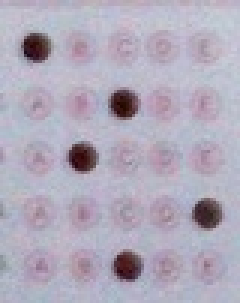
#> input picture TugasTA/lkjsampel.jpg, 80 x 101 px (shown 3 times larger)
$ jupyter execute --allow-errors SobelMetode.ipynb
#> lines starting #> are read from the running program, lines starting #| are printed output that depends on the picture
# Penerapan Metode Sobel untuk penerapan deteksi jawabam LJK

Citra Gambar LJK yang telah di isi

Sampel Percobaan

[cell 1]
# Implementasi Metode Sobel

import numpy as np
import cv2
from matplotlib import pyplot as plt
import copy
import imageio
np.set_printoptions(threshold=np.inf)

img_original = imageio.imread("lkjsampel.jpg")
#> img_original is the input picture: shape (101, 80, 3); mean R, G, B 176.5, 170.3, 186.4
def sobelOperator(img):
    container = np.copy(img)
    size = container.shape
    for i in range(1, size[0] - 1):
        for j in range(1, size[1] - 1):
            gx = (img[i - 1][j - 1] + 2*img[i][j - 1] + img[i + 1][j - 1]) - (img[i - 1][j + 1] + 2*img[i][j + 1] + img[i + 1][j + 1])
            gy = (img[i - 1][j - 1] + 2*img[i - 1][j] + img[i - 1][j + 1]) - (img[i + 1][j - 1] + 2*img[i + 1][j] + img[i + 1][j + 1])


            container[i][j] = min(255, np.sqrt(gx**2 + gy**2))
    return container
    pass

img = cv2.cvtColor(cv2.imread("lkjsampel.jpg"), cv2.COLOR_BGR2GRAY)
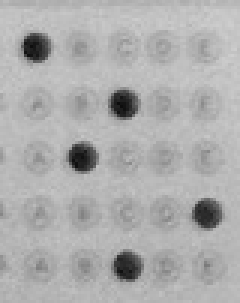
#> img: shape (101, 80) (shown 3 times larger); min 12, max 206, mean 174
img = sobelOperator(img)
#> after the loop in sobelOperator, `for i in range(1, size[0] - 1):`:
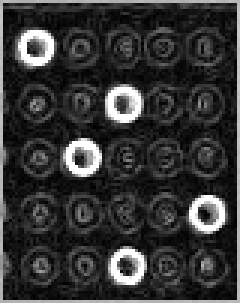
#> container: shape (101, 80) (shown 3 times larger); min 0, max 255, mean 53.2
img_before = copy.deepcopy(img)
img = cv2.cvtColor(img, cv2.COLOR_GRAY2RGB)
#> img: shape (101, 80, 3)

print("Gambar Original")
plt.imshow(img_original)
plt.show()

print("Gambar Setelah diproses")
plt.imshow(img)
plt.show()

[cell 2]
#matrik pada Gambar Original
#print(img_original)

[cell 3]
#Matrix Image Yg sudah diproses
#print(img)

[cell 4]
#img_before = img
jawab = []
for i in range(0, len(img_before)):
    for j in range(0, len(img_before[i])):
        if j == 12 and i == 20:
            #img_before[i,j]=255
            if(img_before[i,j] >= 200 ):
                jawab.append("A")
                print("Nomor 1 Jawaban A")
        if j == 26 and i == 20:
            #img_before[i,j]=255
            if(img_before[i,j] >= 200 ):
                jawab.append("B")
                print("Nomor 1 Jawaban B")
        if j == 41 and i == 20:
            #img_before[i,j]=255
            if(img_before[i,j] >= 200 ):
                jawab.append("C")
                print("Nomor 1 Jawaban C")
        if j == 55 and i == 20:
            #img_before[i,j]=255
            if(img_before[i,j] >= 200 ):
                jawab.append("D")
                print("Nomor 1 Jawaban D")
        if j == 68 and i == 20:
            #img_before[i,j]=255
            if(img_before[i,j] >= 200 ):
                jawab.append("E")
                print("Nomor 1 Jawaban E")


        if j == 12 and i == 38:
            #img_before[i,j]=255
            if(img_before[i,j] >= 200 ):
                jawab.append("A")
                print("Nomor 2 Jawaban A")
        if j == 26 and i == 38:
            #img_before[i,j]=255
            if(img_before[i,j] >= 200 ):
                jawab.append("B")
                print("Nomor 2 Jawaban B")
        if j == 41 and i == 38:
            #img_before[i,j]=255
            if(img_before[i,j] >= 200 ):
                jawab.append("C")
                print("Nomor 2 Jawaban C")
        if j == 55 and i == 38:
            #img_before[i,j]=255
            if(img_before[i,j] >= 200 ):
                jawab.append("D")
                print("Nomor 2 Jawaban D")
        if j == 68 and i == 38:
            #img_before[i,j]=255
            if(img_before[i,j] >= 200 ):
                jawab.append("E")
                print("Nomor 2 Jawaban E")


        if j == 12 and i == 56:
            #img_before[i,j]=255
            if(img_before[i,j] >= 200 ):
                jawab.append("A")
                print("Nomor 3 Jawaban A")
        if j == 26 and i == 56:
            #img_before[i,j]=255
            if(img_before[i,j] >= 200 ):
                jawab.append("B")
                print("Nomor 3 Jawaban B")
        if j == 41 and i == 56:
            #img_before[i,j]=255
            if(img_before[i,j] >= 200 ):
                jawab.append("C")
                print("Nomor 3 Jawaban C")
        if j == 55 and i == 56:
            #img_before[i,j]=255
            if(img_before[i,j] >= 200 ):
                jawab.append("D")
                print("Nomor 3 Jawaban D")
        if j == 68 and i == 56:
            #img_before[i,j]=255
            if(img_before[i,j] >= 200 ):
                jawab.append("E")
                print("Nomor 3 Jawaban E")


        if j == 12 and i == 76:
            #img_before[i,j]=255
            if(img_before[i,j] >= 200 ):
                jawab.append("A")
                print("Nomor 4 Jawaban A")
        if j == 26 and i == 76:
            #img_before[i,j]=255
            if(img_before[i,j] >= 200 ):
                jawab.append("B")
                print("Nomor 4 Jawaban B")
        if j == 41 and i == 76:
            #img_before[i,j]=255
            if(img_before[i,j] >= 200 ):
                jawab.append("C")
                print("Nomor 4 Jawaban C")
        if j == 55 and i == 76:
            #img_before[i,j]=255
            if(img_before[i,j] >= 200 ):
                jawab.append("D")
                print("Nomor 4 Jawaban D")
        if j == 68 and i == 76:
            #img_before[i,j]=255
            if(img_before[i,j] >= 200 ):
                jawab.append("E")
                print("Nomor 4 Jawaban E")


        if j == 12 and i == 92:
            #img_before[i,j]=255
            if(img_before[i,j] >= 200 ):
                jawab.append("A")
                print("Nomor 5 Jawaban A")
        if j == 26 and i == 92:
            #img_before[i,j]=255
            if(img_before[i,j] >= 200 ):
                jawab.append("B")
                print("Nomor 5 Jawaban B")
        if j == 41 and i == 92:
            #img_before[i,j]=255
            if(img_before[i,j] >= 200 ):
                jawab.append("C")
                print("Nomor 5 Jawaban C")
        if j == 55 and i == 92:
            #img_before[i,j]=255
            if(img_before[i,j] >= 200 ):
                jawab.append("D")
                print("Nomor 5 Jawaban D")
        if j == 68 and i == 92:
            #img_before[i,j]=255
            if(img_before[i,j] >= 200 ):
                jawab.append("E")
                print("Nomor 5 Jawaban E")
#> this loop made 101 passes
#| Nomor 1 Jawaban A
#| Nomor 2 Jawaban C
#| Nomor 3 Jawaban B
#| Nomor 4 Jawaban E
#| Nomor 5 Jawaban C
#> after the loop, jawab = ['A', 'C', 'B', 'E', 'C']


# [10 lines of commented-out code are left out]
